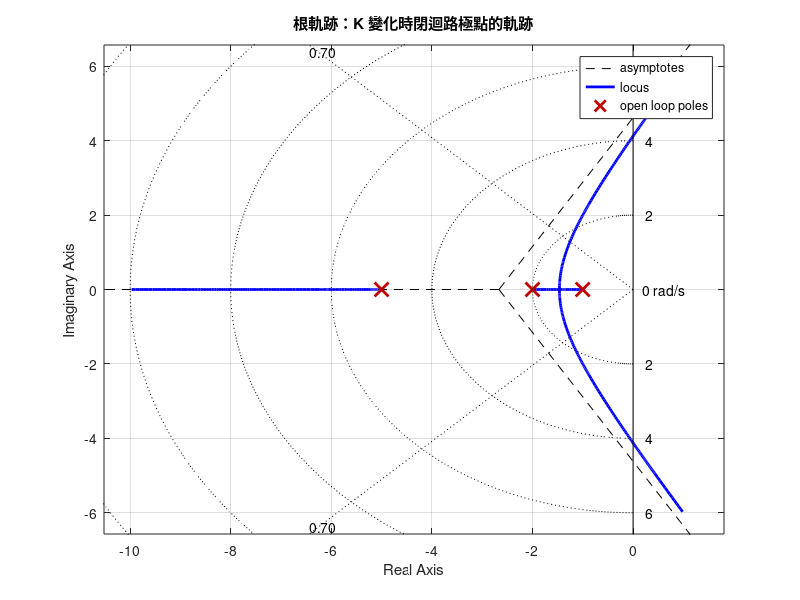

MATLAB code for this plot: (Note: this script raises an error after producing the figure.)
%% 章節 04-4：根軌跡 (Root Locus)
% 看回授增益 K 變化時極點怎麼跑
% 控制設計直覺最強的工具之一
clear; close all;
out_dir = fullfile(fileparts(mfilename('fullpath')), '..', 'images');

%% 系統：3 階 plant
G = tf(1, conv([1, 1], conv([1, 2], [1, 5])));
% G(s) = 1 / [(s+1)(s+2)(s+5)]

%% 根軌跡
fig = figure('Visible', 'off', 'Position', [0 0 800 700]);
rlocus(G);
grid on;
title('根軌跡：K 變化時閉迴路極點的軌跡');
sgrid(0.7, []);   % 畫出 zeta=0.7 的等阻尼線
save_png(fig, fullfile(out_dir, '04_rlocus.png'));

%% 用 rlocfind 風格手動找 K：例如要極點在 zeta=0.5 上
% 解 1 + K*G(s) = 0，逐步嘗試 K
Ks = [0.5, 5, 20, 50, 100];
fig = figure('Visible', 'off', 'Position', [0 0 900 700]);
rlocus(G); hold on;
sgrid(0.5, []);
colors = lines(length(Ks));
for i = 1:length(Ks)
    K = Ks(i);
    poles = rlocus(G, K);
    plot(real(poles), imag(poles), 'o', 'MarkerSize', 12, ...
         'LineWidth', 2.5, 'Color', colors(i,:), ...
         'DisplayName', sprintf('K = %g', K));
end
legend('Location', 'southwest');
title('幾個關鍵 K 值的閉迴路極點位置');
xlim([-6, 2]);
save_png(fig, fullfile(out_dir, '04_rlocus_marks.png'));

%% 增益 K 對閉迴路步階響應的影響
fig = figure('Visible', 'off', 'Position', [0 0 1000 500]);
for i = 1:length(Ks)
    K = Ks(i);
    T = feedback(K*G, 1);
    [y, t] = step(T, 8);
    plot(t, y, 'LineWidth', 2, ...
         'DisplayName', sprintf('K = %g', K), 'Color', colors(i,:)); hold on;
end
yline(1, 'k:');
xlabel('t (s)'); ylabel('y(t)');
title('K 越大反應越快，但過大會不穩定 (K=100 振盪到發散邊緣)');
legend('Location', 'northeast');
ylim([0, 2.2]);
save_png(fig, fullfile(out_dir, '04_rlocus_step.png'));

%% 找臨界穩定 K (根軌跡碰到 jw 軸的點)
% 用 routh 或直接掃描
Ks_scan = logspace(0, 3, 200);
max_real = zeros(size(Ks_scan));
for i = 1:length(Ks_scan)
    poles = rlocus(G, Ks_scan(i));
    max_real(i) = max(real(poles));
end

fig = figure('Visible', 'off', 'Position', [0 0 900 500]);
semilogx(Ks_scan, max_real, 'b-', 'LineWidth', 2);
yline(0, 'r--', '穩定邊界');
% 找穿越點
idx = find(max_real > 0, 1, 'first');
K_crit = Ks_scan(idx);
xline(K_crit, 'k:', sprintf('臨界 K \\approx %.0f', K_crit));
xlabel('K (log)'); ylabel('max Re(極點)');
title('閉迴路最不穩定極點的實部 vs K');
save_png(fig, fullfile(out_dir, '04_rlocus_critical.png'));
fprintf('臨界穩定 K ≈ %.1f\n', K_crit);
